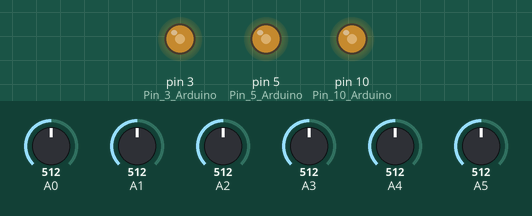
Bench run of a sketch on a simulated Arduino Uno, built with avr-gcc and run on an emulated ATmega328P. On the bench: output pins drawn as LEDs (lit = HIGH). Dashed ring = blinking. The test bench sets the inputs (shaded band); at power-on: A0 = 512, A4 = 512, A5 = 512, A2 = 512, A1 = 512, A3 = 512.

Above: at 1.2 s.
1.3 s: A0 set to 37
At 1.9 s:
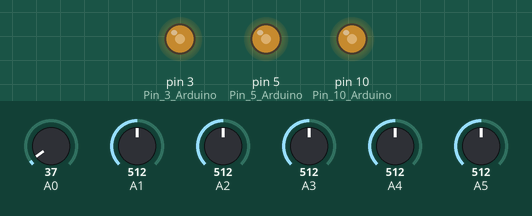
2.8 s: A0 set to 30
At 2.95 s:
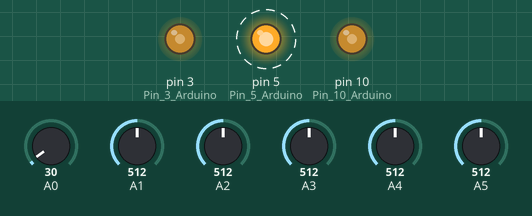
5.8 s: A4 set to 716
At 6.0 s:
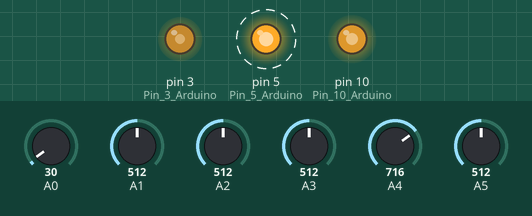
8.8 s: A5 set to 716
At 9.05 s:
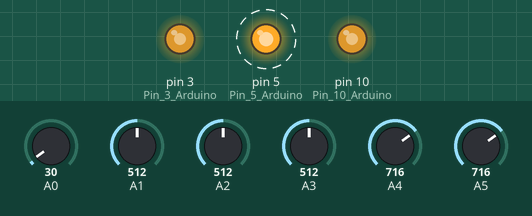
11.8 s: A2 set to 37
At 12.11 s:
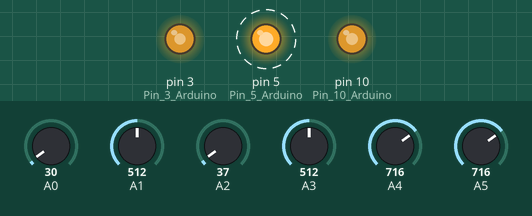
14.8 s: A2 set to 33
At 17.09 s:
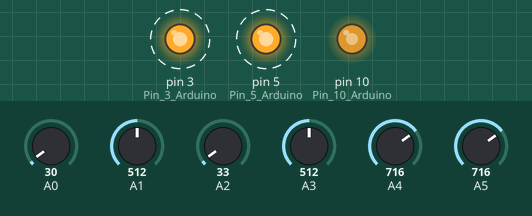
Timing chart, 0 to 18.8 s (numbered marks = the images above; inputs shaded):
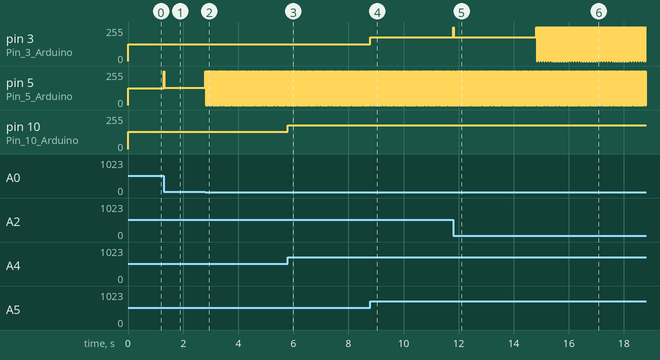

Measured:
- the behaviour switches between 34 and 33 on A0 (found by bisection; images 1 and 2)
- the behaviour switches between 34 and 33 on A2 (found by bisection; images 5 and 6)
- after the input at 1.3 s, pin 5 (Pin_5_Arduino): 127/255 → 128/255 at once
- after the input at 2.8 s, pin 5 (Pin_5_Arduino): alternates 255/255 for 0.02 s and 0/255 for 0.02 s, starting at once
- after the input at 5.8 s, pin 10 (Pin_10_Arduino): 128/255 → 178/255 at once
- after the input at 8.8 s, pin 3 (Pin_3_Arduino): 127/255 → 178/255 at once
- after the input at 11.8 s, pin 3 (Pin_3_Arduino): 178/255 → 177/255 at once
- after the input at 14.8 s, pin 3 (Pin_3_Arduino): alternates 255/255 for 0.02 s and 0/255 for 0.01 s, starting at once

The sketch:

RGB_PWM_RS-VS.ino
```cpp
// (licence header left out)
void setup() {


  initTimer(0);
  pinMode(5,OUTPUT); // Pin 5 Arduino = PD5 AVR = OC0B
  /* By changing the frequency of timer 0, we are not longer able to use
   *  delay() and millis() functions :(
   *  For delay propusses use _delay_ms() or _delay_us();
   */

  initTimer(1);
  pinMode(10,OUTPUT);  // Pin 10 Arduino = PB2 AVR = OC1B

  initTimer(2);
  pinMode(3,OUTPUT);  // Pin 3 Arduino = PD3 AVR = OC2B

  noInterrupts();
  /* No interrupts, we use the PWM module of each timer insted of interrupts.
   *  The cons: we are limitated to specific pins to conect the rgb led
   *  The pros: it's really easy to change the duty cicle.
   */
}

void loop() {

  //Set the frequency and the duty cicle of each timer, in funtion of pots values
  setFrequency(0,analogRead(A0)); setDuty(0,analogRead(A3));
  setFrequency(1,analogRead(A1)); setDuty(1,analogRead(A4));
  setFrequency(2,analogRead(A2)); setDuty(2,analogRead(A5));

}


void initTimer(uint8_t _timer){

  switch(_timer){
    case 0:
      TCCR0A = 0; // Timer/Counter1 Control Register A, reset
      TCCR0B = 0; // Timer/Counter1 Control Register B, reset
      TCCR0A |= (1<<COM0B1); //Clear OC0B on compare match, when up-counting
      TCCR0A |= (1<<WGM00);
      TCCR0B |= (1<<WGM02); //PWM, phase correct w/ TOP in 0CRA
      break;
    case 1:
      TCCR1A = 0; // Timer/Counter1 Control Register A, reset
      TCCR1B = 0; // Timer/Counter1 Control Register B, reset
      TCCR1A |= (1<<COM1B1); //Clear OC1B on compare match, when up-counting
      TCCR1A |= (1<<WGM11)|(1<<WGM10);
      TCCR1B |= (1<<WGM13); //PWM, phase correct w/ TOP in 0CRA
      break;
    case 2:
      TCCR2A = 0; // Timer/Counter1 Control Register A, reset
      TCCR2B = 0; // Timer/Counter1 Control Register B, reset
      TCCR2A = (1<<COM2B1); //Clear OC2B on compare match, when up-counting
      TCCR2A |= (1<<WGM20);
      TCCR2B |= (1<<WGM22); //PWM, Phase Correct w/ TOP in 0CRA
      break;
    default:
      break;
  }
}

// modification of function tone() //See: Arduino/hardware/arduino/avr/cores/arduino/Tone.cpp
// frequency in hertz              //https://github.com/arduino/Arduino/blob/master/hardware/arduino/avr/cores/arduino/Tone.cpp

void setFrequency(uint8_t _timer, unsigned int frequency)
{
  uint8_t prescalarbits = 0b001;
  uint32_t ocr = 0;

  _timer = constrain(_timer,0,2);
  frequency = constrain(frequency,31,65535);

  // if we are using an 8 bit timer, scan through prescalars to find the best fit
  if (_timer == 0 || _timer == 2)
  {
    ocr = F_CPU / frequency / 2 - 1;
    prescalarbits = 0b001;  // ck/1: same for both timers
    if (ocr > 255)
    {
      ocr = F_CPU / frequency / 2 / 8 - 1;
      prescalarbits = 0b010;  // ck/8: same for both timers

      if (_timer == 2 && ocr > 255)
      {
        ocr = F_CPU / frequency / 2 / 32 - 1;
        prescalarbits = 0b011;
      }

      if (ocr > 255)
      {
        ocr = F_CPU / frequency / 2 / 64 - 1;
        prescalarbits = _timer == 0 ? 0b011 : 0b100;

        if (_timer == 2 && ocr > 255)
        {
          ocr = F_CPU / frequency / 2 / 128 - 1;
          prescalarbits = 0b101;
        }

        if (ocr > 255)
        {
          ocr = F_CPU / frequency / 2 / 256 - 1;
          prescalarbits = _timer == 0 ? 0b100 : 0b110;
          if (ocr > 255)
          {
            // can't do any better than /1024
            ocr = F_CPU / frequency / 2 / 1024 - 1;
            prescalarbits = _timer == 0 ? 0b101 : 0b111;
          }
        }
      }
    }
      //Now we can set the preescaler
      if (_timer == 0)
      {
        TCCR0B = (TCCR0B & 0b11111000) | prescalarbits;
      }
      else
      {
        TCCR2B = (TCCR2B & 0b11111000) | prescalarbits;
      }

    }
    else //If, timer1
    {
      // two choices for the 16 bit timers: ck/1 or ck/64
      ocr = F_CPU / frequency / 2 - 1;

      prescalarbits = 0b001;
      if (ocr > 0xffff)
      {
        ocr = F_CPU / frequency / 2 / 64 - 1;
        prescalarbits = 0b011;
      }

      if (_timer == 1)
      {
        TCCR1B = (TCCR1B & 0b11111000) | prescalarbits;

      }
    }

    // Set the OCR for the given timer

    switch (_timer)
    {
      case 0:
        OCR0A = ocr;
        break;
      case 1:
        OCR1A = ocr;
        break;
      case 2:
        OCR2A = ocr;
        break;
      default:
        break;
    }

}

void setDuty(uint8_t _timer, uint16_t duty){
  switch(_timer){
    case 0:
      OCR0B = (uint8_t)map(duty,0,1023,0,OCR0A);
      break;
    case 1:
      OCR1B = (uint16_t)map(duty,0,1023,0,OCR1A);
      break;
    case 2:
      OCR2B = (uint8_t)map(duty,0,1023,0,OCR2A);
      break;
  }
}

/*
 * ---------------------------------------------------------------------------------
 * "THE BEER-WARE LICENSE" (Revision 42):
 * <daguerref@gmail.com> wrote this file. As long as you retain this notice you
 * can do whatever you want with this stuff. If we meet some day, and you think
 * this stuff is worth it, you can buy me a beer in return Facundo Daguerre (derfaq)
 * ---------------------------------------------------------------------------------
 */
```
